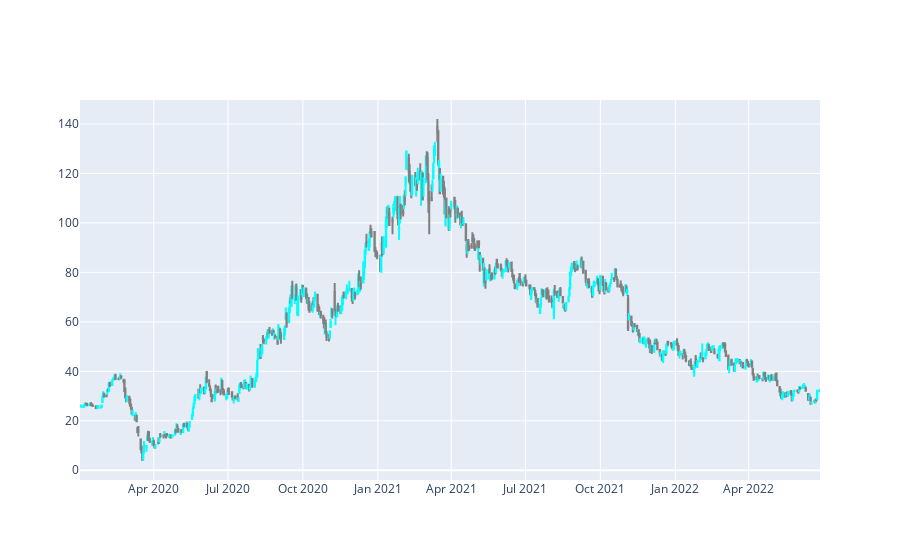

The code cell stored with this chart in its notebook:
### Code cell
fig = go.Figure()

fig.add_trace(go.Candlestick(x=penn.index, # x=msft.index.strftime("%y/%m/%d") # para evitar trazar los dias sin dato
                            open=penn.Open,
                            high=penn.High,
                            low=penn.Low,
                            close=penn.Close,
                            increasing_line_color = 'cyan',
                            decreasing_line_color = 'gray'))
fig.update_layout(xaxis_rangeslider_visible=False) #para ocultar la barra de abajo
fig.show()

### Figure 1 — Plotly figure (JSON) as saved in the notebook; plotly's stock layout.template omitted (floating-point values rounded to 4 significant figures; data arrays with more than 128 entries replaced by an {"elided": "..."} marker saying what was removed)
{"data": [{"close": {"elided": "626 float values"}, "decreasing": {"line": {"color": "gray"}}, "high": {"elided": "626 float values"}, "increasing": {"line": {"color": "cyan"}}, "low": {"elided": "626 float values"}, "open": {"elided": "626 float values"}, "type": "candlestick", "x": {"elided": "626 str values"}}], "layout": {"xaxis": {"rangeslider": {"visible": false}}}}
